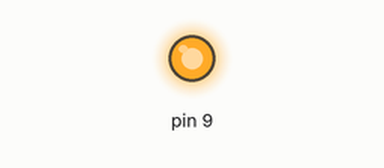
The sketch below on a simulated Arduino Uno, built with avr-gcc and run on an emulated ATmega328P. On the bench: output pins drawn as LEDs (lit = HIGH).

Above: at 1.5 s.
At 4.5 s:
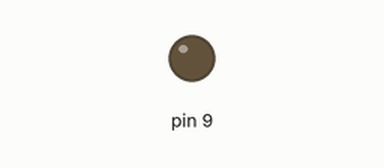
Timing chart, 0 to 7.8 s (numbered marks = the images above):
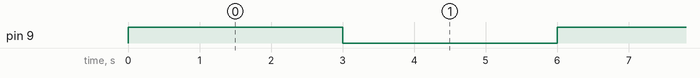

The sketch:

Fade_my_code.ino
```cpp
void setup()
{
  pinMode(9, OUTPUT);
}

void loop()
{
  for(int i=0;i<=255;i=i+5)
  {
    analogWrite(9,i);
  }
  delay(3000);
  for(int i=255;i>=0;i=i-5)
  {
    analogWrite(9,i);
  }
  delay(3000);
}
```

Measured:
- by itself, pin 9: alternates HIGH for 3.0 s and LOW for 3.0 s
